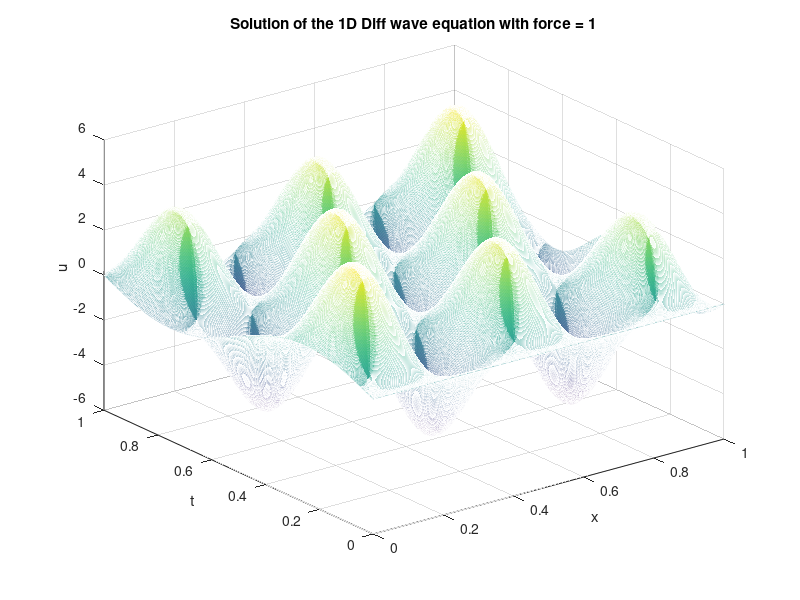
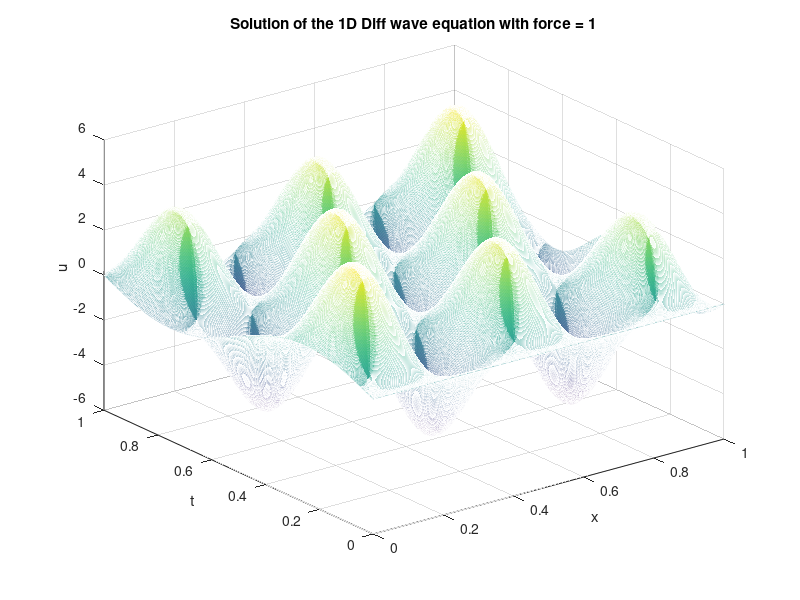
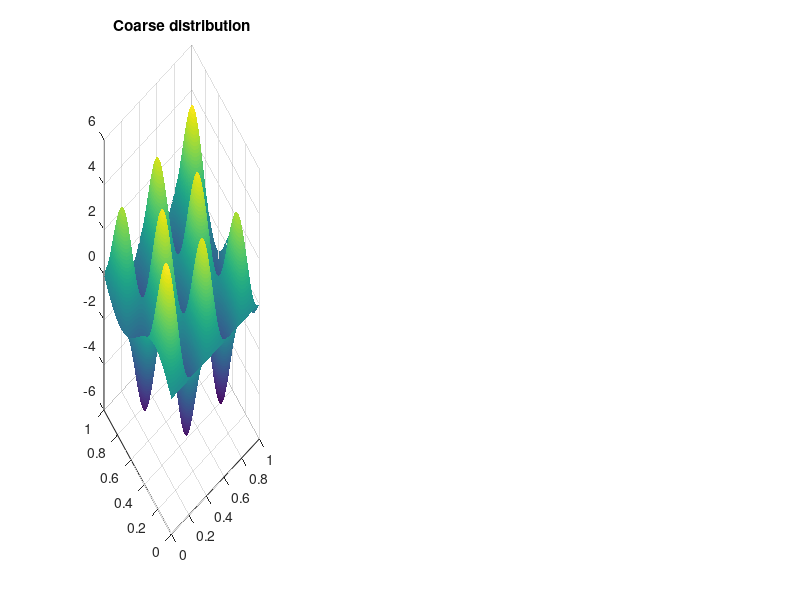

Source code (MATLAB) for these figures, in order: (Note: this script raises an error after producing the figures.)
clear; close all; clc;

%% Global parameters
E = 1;
S = 1;
if_force = 1;
alpha = 5;

%% Grid definition

L = 1.0; % length of the domain
T = 1.0; % final time
nx = 1000; % number of grid points
nt = 1000; % number of time steps

lx0 = 0.0; % left boundary
lt0 = 0.0; % initial time
xf  = linspace(0,T,nx);    % fine discretisation
xc  = linspace(0,T,nx/10); % coarse discretisation
tf  = linspace(0,T,nt);     % fine discretisation
tc  = linspace(0,T,nt/10);

dx = L/(nx-1); % grid spacing
dt = T/(nt-1); % time step

Ix = sparse(nx, nx);
It = sparse(nt, nt);

%%%%%%%%%%%%%%%%%%%%%%%%%%%%%%%%%%%%%%%%%%%%%%%%%%%%%%%%%%%%%%
%% Time steps
lx = lx0:dx:L; % grid points
lt = lt0:dt:T; % time points

%% Matrix initialization
f = sparse(nx, nt); % force matrix 
K = sparse(nx, nx); % stiffness matrix
u = sparse(nx, nt); % solution matrix

%% discrete initial condition
ud0d = sin(2*pi*lt)/T; % initial condition
udLd = -sin(4*pi*lt)/T; % boundary condition

%% discrete force
if if_force==1
    f = (1e3 * (sin(3*pi*lt)/T)' * (sin(5*pi*lx)/L))';
    [mesh_x_f,mesh_t_f] = meshgrid(tf,xf);
    [mesh_x_g,mesh_t_g] = meshgrid(tc,xc);
    %fg = 100*rand(nt/10,nx/10);
    %f = interp2(mesh_x_g,mesh_t_g,fg,mesh_x_f,mesh_t_f,'spline');
end
%%%%%%%%%%%%%%%%%%%%%%%%%%%%%%%%%%%%%%%%%%%%%%%%%%%%%%%%%%%%%%

%% Constructing the Identities for Assembly

mx = dx/6*[2 1; 1 2];
mt = dt/6*[2 1; 1 2];

for i = 1:nx-1
    Ix(i:i+1, i:i+1) = Ix(i:i+1, i:i+1) + mx;
end
for i = 1:nt-1
    It(i:i+1, i:i+1) = It(i:i+1, i:i+1) + mt;
end

%%%%%%%%%%%%%%%%%%%%%%%%%%%%%%%%%%%%%%%%%%%%%%%%%%%%%%%%%%%%%%
%% Assembly of F, K and P

M = alpha*Ix;

F = Ix * f;
ke = 1/dx*[1 -1; -1 1];

for i = 1:nx-1
    K(i:i+1, i:i+1) = K(i:i+1, i:i+1) + ke;
end

P = K + M/dt;

%%%%%%%%%%%%%%%%%%%%%%%%%%%%%%%%%%%%%%%%%%%%%%%%%%%%%%%%%%%%%%
%% Refactoring the solution matrix
u(1, :) = ud0d;
u(end, :) = udLd;
dof_b = [1, nx];
dof_u = setdiff(1:nx, dof_b);
Puu = P(dof_u, dof_u);
Pub = P(dof_u, dof_b);
Pbu = P(dof_b, dof_u);
Pbb = P(dof_b, dof_b);
Muu = M(dof_u, dof_u);


Fu = F(dof_u, :);
for i=2:nt
    u(dof_u, i) = Puu\(Fu(:, i) + Muu *u(dof_u, i-1)/dt - Pub*u(dof_b, i));
end


figure
[lx_mesh, lt_mesh] = meshgrid(lx, lt);
mesh(lx_mesh, lt_mesh, u');
xlabel('x')
ylabel('t')
zlabel('u')
title(['Solution of the 1D Diff wave equation with force = ', num2str(if_force)]);
saveas(gcf, strcat('../Final Report/assets/TP2_ref_Dif_solution_', num2str(if_force), '.png'));
saveas(gcf, strcat('assets/TP2_ref_Dif_solution_', num2str(if_force), '.png'));

%%%%%%%%%%%%%%%%%%%%%%%%%%%%%%%%%%%%%%%%%%%%%%%%%%%%%%%%%%%%%%
% Plot collectively
figure()
subplot(1,3,1)
surf(lx_mesh,lt_mesh,u')
title("Coarse distribution")
shading interp

%%%%%%%%%%%%%%%%%%%%%%%%%%%%%%%%%%%%%%%%%%%%%%%%%%%%%%%%%%%%%%
%% Reduction of the model PGD
ucldot = derivative(nt, u, It);
ucl = (1-lx/L)'*ud0d + (lx/L)'*udLd;
G = F - K*ucl - M*ucldot;

lambda = lt;
iter = 0;
W = zeros(nx, nt) + ucl;
nb_modes = 5;
error = zeros(1, nb_modes);
for i = 1:nb_modes
    er = 1;
    while er > 1e-3
        old_lambda = lambda;
        iter = iter + 1;
        intlambda = lambda * It * lambda';
        H = intlambda * K;
        J = lambda * It * G';
        Huu = H(dof_u, dof_u);
        Ju = J(dof_u);
        Lambda = zeros(nx, 1);
        Lambda(dof_u) = (Huu\Ju');
        Lambda = Lambda./ sqrt(Lambda'*K*Lambda);
        lambda = (Lambda' * G);
        er = ((lambda - old_lambda)*It*(lambda - old_lambda)')/ intlambda;
    end
    G = G - K*Lambda*lambda;
    W = W + Lambda * lambda;
    
    num = zeros(nx, 1);
    den = zeros(nx, 1);
    for j=1:nx
        num(j) = (u(j, :) - W(j, :))*It*(u(j, :) - W(j, :))';
        den(j) = (u(j, :))*It*(u(j, :))';
    end
    num = num'*Ix*num;
    den = den'*Ix*den;
    error(i) = num/den;

    subplot(1,3,2)
    mesh(lx_mesh,lt_mesh,W');
    xlabel('x')
    ylabel('y')
    zlabel('U PGD')
    shading interp
    Title = ["Approximation with "+ i " mode(s)"];
    title(Title)
    subplot(1,3,3);
    plot(error);
    xlabel('modes');
    ylabel('error');
    Title2 = ["Error with "+ i " mode(s)"];
    title(Title2)    
    pause(0.5)
end

u_red = W;
fprintf('\nNumber of iterations: %d', iter);
fprintf('\n\nFinal error: %d', er);
saveas(gcf, strcat('../Final Report/assets/TP2_red_anim_solution_', num2str(if_force), '.png'));
saveas(gcf, strcat('assets/TP2_red_anim_solution_', num2str(if_force), '.png'));

%% Cost = no.modes * n_iter * cost
figure
[lx_mesh, lt_mesh] = meshgrid(lx, lt);
mesh(lx_mesh, lt_mesh, u_red');
xlabel('x')
ylabel('t')
zlabel('u')
title(['Reduced Solution of the 1D wave equation with force = ', num2str(if_force)]);
saveas(gcf, strcat('../Final Report/assets/TP2_red_solution_', num2str(if_force), '.png'));
saveas(gcf, strcat('assets/TP2_red_solution_', num2str(if_force), '.png'));
